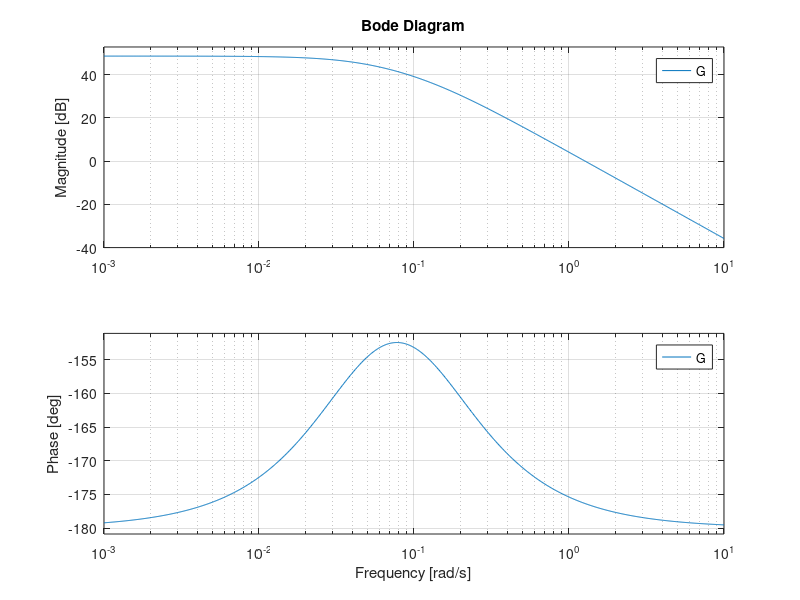

The MATLAB source for this figure:
clear; clc; close all;

%valores atuais de requisitos calculados a partir da funcao de
%transferência
wn_atual = 0.077;
csi_atual = 0.158;
pm_atual = 10;
ms_atual = 60.49;
tr_atual = 22.746;
mag_atual = 0.0269;
mag_esperada = 19.9;

% frequencia de corte no 0bd atual = 1,27 rad/s --> jogando no grafico de
% fase - 176º

%requisitos
tr = 8;
msideal = 5;
csi_ideal= sqrt(((log(msideal/100))^2)/((pi^2)+((log(msideal/100))^2)));
wn = (pi - acos(csi_ideal))/ (tr*(sqrt(1-((csi_ideal)^2))));

% margem de fase ideal:
pm_ideal = 100* csi_ideal;
% angulo de corte
ang_corte = 180 - pm_ideal;

% tabela de requisitos:
% margem de fase:
fprintf('requisitos do sistema:\n');
fprintf('MS = 5\nTr = 8s\n');
fprintf('PM = %f\nCsi =%f\nWn = %f\n', pm_ideal,csi_ideal,wn)

%tabela de requisitos atuais:
fprintf('\nValores atuais:\n');
fprintf('MS = %f\nTr = %f\nPM = %f\nCsi =%f\nWn = %f\n',ms_atual,tr_atual,pm_atual,csi_atual,wn_atual)


s = tf('s');

G = 1.62/ ((s - 0.047)*(s+0.128)); 

bode(G)

%ajustando o ganho k
ganho_db = mag_atual - mag_esperada;
k = 10^(-19.8731/20);
fprintf('\nparametros para ajuste:\n');
fprintf('controlador proporcionar com ganho k para ajuste da frequencia de corte:\nk = %f',k);

%projetando lead:
phi_max = pm_ideal - pm_atual;
alpha = ((1- sind(phi_max))/(1+ sind(phi_max)));
Kc = 0.69 ; %Kc = sqrt(alpha);
T = 1/(wn*Kc);
fprintf('\n \nparametros do lead:\n');
fprintf('phi max = %f\nalpha = %f\nKc = %f\nT = %f',phi_max,alpha,Kc,T);
%C =( ((Kc*T)*s + 1) / ((((alpha)*T)*s) + 1)) ;




